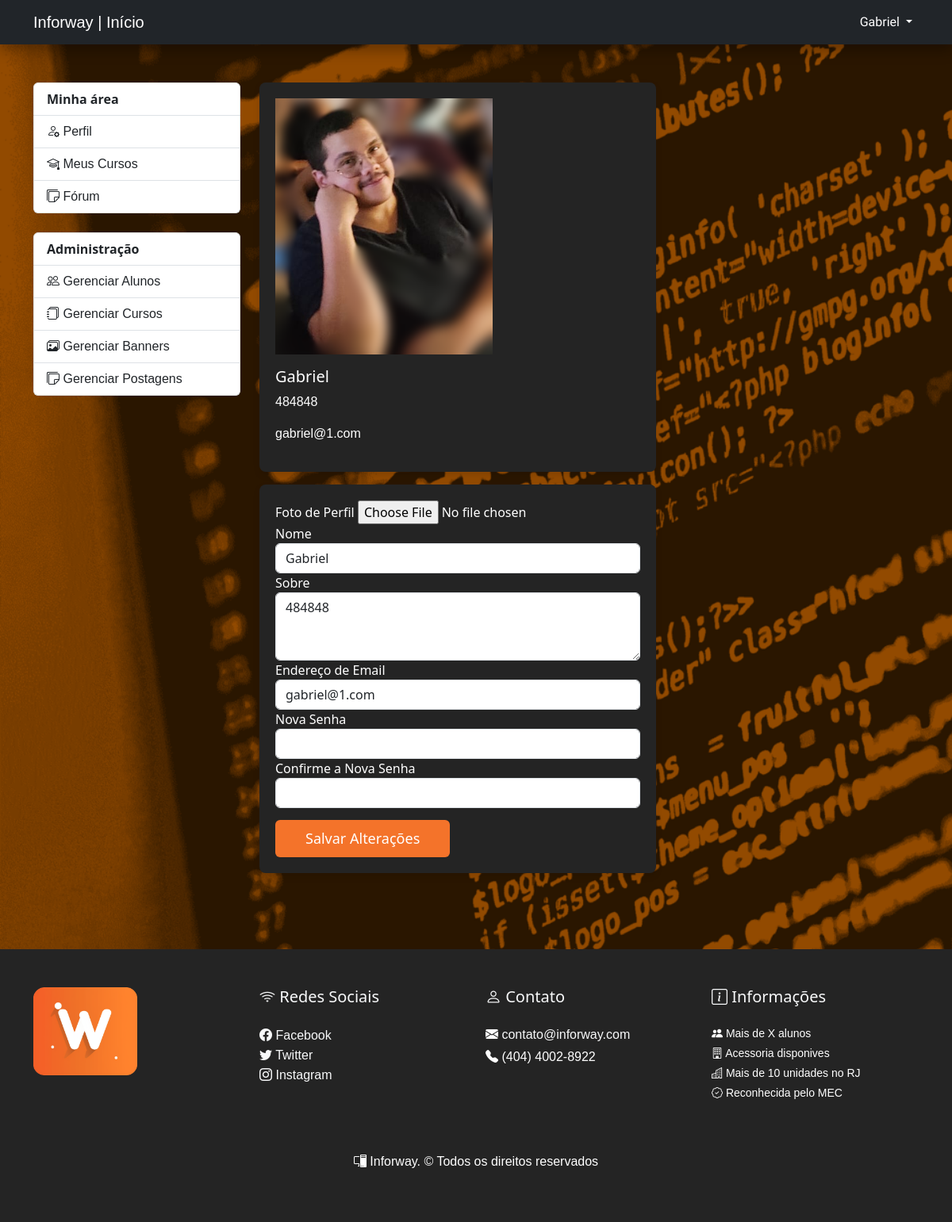
The page /admin/profile.php (signed in) on the database its author committed.
### tables this page shows
CREATE TABLE `users` (
  `id` int(11) NOT NULL,
  `name` varchar(255) NOT NULL,
  `email` varchar(255) DEFAULT NULL,
  `image` varchar(255) NOT NULL DEFAULT 'https://th.bing.com/th/id/OIP.e0Pn4g0z3Xwpa3wmRmifDgAAAA?rs=1&pid=ImgDetMain',
  `about` text NOT NULL,
  `password` varchar(255) DEFAULT NULL,
  `cpf` int(11) NOT NULL,
  `created_at` timestamp NOT NULL DEFAULT current_timestamp(),
  `level` enum('Aluno','Admin','Professor') NOT NULL
);

### admin/profile.php (the view, shortened to what this page needs)
<?php
include_once('../components/admin/header.php');
$user_id = $_SESSION['user_id'];
$query = "SELECT * FROM users WHERE id = '$user_id'";
$result = mysqli_query($connection, $query);
if (mysqli_num_rows($result) > 0) {
    $user = mysqli_fetch_assoc($result);
    $name = $user['name'];
    $email = $user['email'];
    $about = $user['about'];
    $image = $user['image'];
} else {
    header('Location: login.php');
    exit;
}
?>
<main class="container py-5">
    <div class="row">
        <div class="col-md-3">
            <?php
            include_once('../components/admin/menu_sidebar.php');
            ?>
        </div>
        <div class="col-md-9">
        <div class="row">
            <section class="col-md-4">
                <div class="card-profile">
                    <div class="card-body">
                        <?php
                        if (strpos($image, 'src') !== false) {
                            $image = $image;
                        ?>
                            <img src="../<?php echo $image ?>" class="img-fluid mb-3" alt="<?php echo $name ?>">
                        <?php } else { ?>
                            <img src="<?php echo $image ?>" class="img-fluid mb-3" alt="<?php echo $name ?>">
                        <?php } ?>
                        <h5>
                            <?php echo $name ?>
                        </h5>
                        <p>
                            <?php echo $about ?>
                        </p>
                        <p>
                            <?php echo $email ?>
                        </p>
                    </div>
                </div>
                <div class="mt-3">
                    <div class="card-body-profile">
                        <form action="requests/profile/update.php" method="post" enctype="multipart/form-data">
                            <div class="form-group">
                                <label for="image">Foto de Perfil</label>
                                <input type="file" class="form-control-file" id="image" name="image" accept="image/*">
                            </div>
                            <div class="form-group">
                                <label for="name">Nome</label>
                                <input type="text" class="form-control" id="name" value="<?php echo $name ?>" required name="name">
                            </div>
                            <div class="form-group">
                                <label for="about">Sobre</label>
                                <textarea class="form-control" id="about" rows="3" required name="about"><?php echo $about ?></textarea>
                            </div>
                            <div class="form-group">
                                <label for="email">Endereço de Email</label>
                                <input type="email" class="form-control" id="email" value="<?php echo $email ?>" name="email" required>
                            </div>
                            <div class="form-group">
                                <label for="password">Nova Senha</label>
                                <input type="password" class="form-control" id="password" name="password">
                            </div>
                            <div class="form-group">
                                <label for="password-confirm">Confirme a Nova Senha</label>
                                <input type="password" class="form-control" id="password-confirm" name="password_confirm">
                            </div>
                            <button type="submit" class="btn btn-prf">Salvar Alterações</button>
                        </form>
                    </div>
                </div>
            </section>
        </div>
</main>
<?php
include_once('../components/admin/footer.php');
?>

### src/inforway.css (style rules this page uses)
.btn-prf { margin-top: 15px; background-color: #f4732a; }
.card-profile { width: 500px; background-color: rgb(36, 36, 36); box-shadow: 0 4px 8px rgba(0, 0, 0, 0.1); border-radius: 8px; padding: 20px; bottom: 20px; }
.card-profile h5 { color: white; }
.card-body-profile { color: #fff; width: 500px; background-color: rgb(36, 36, 36); box-shadow: 0 4px 8px rgba(0, 0, 0, 0.1); border-radius: 8px; padding: 20px; bottom: 20px; }
.btn { padding: 10px 38px; font-weight: 500; font-size: 18px; border: none; transition: 1s; color: #fff; cursor: pointer; }
.card-regi label, h2, p, a { color: #fff; font-family: 'Trebuchet MS', 'Lucida Sans Unicode', 'Lucida Grande', 'Lucida Sans', Arial, sans-serif; transition: 1s; text-decoration: none; }
body { background-image: url('../src/img/background.png'); background-repeat: no-repeat; background-size: 200%; background-attachment: fixed; }

### rows shown on the page
users: image (picture), name "Gabriel", about "484848", email "gabriel@1.com"

### other values the page prints
$_SESSION['user_name'] "Gabriel"
